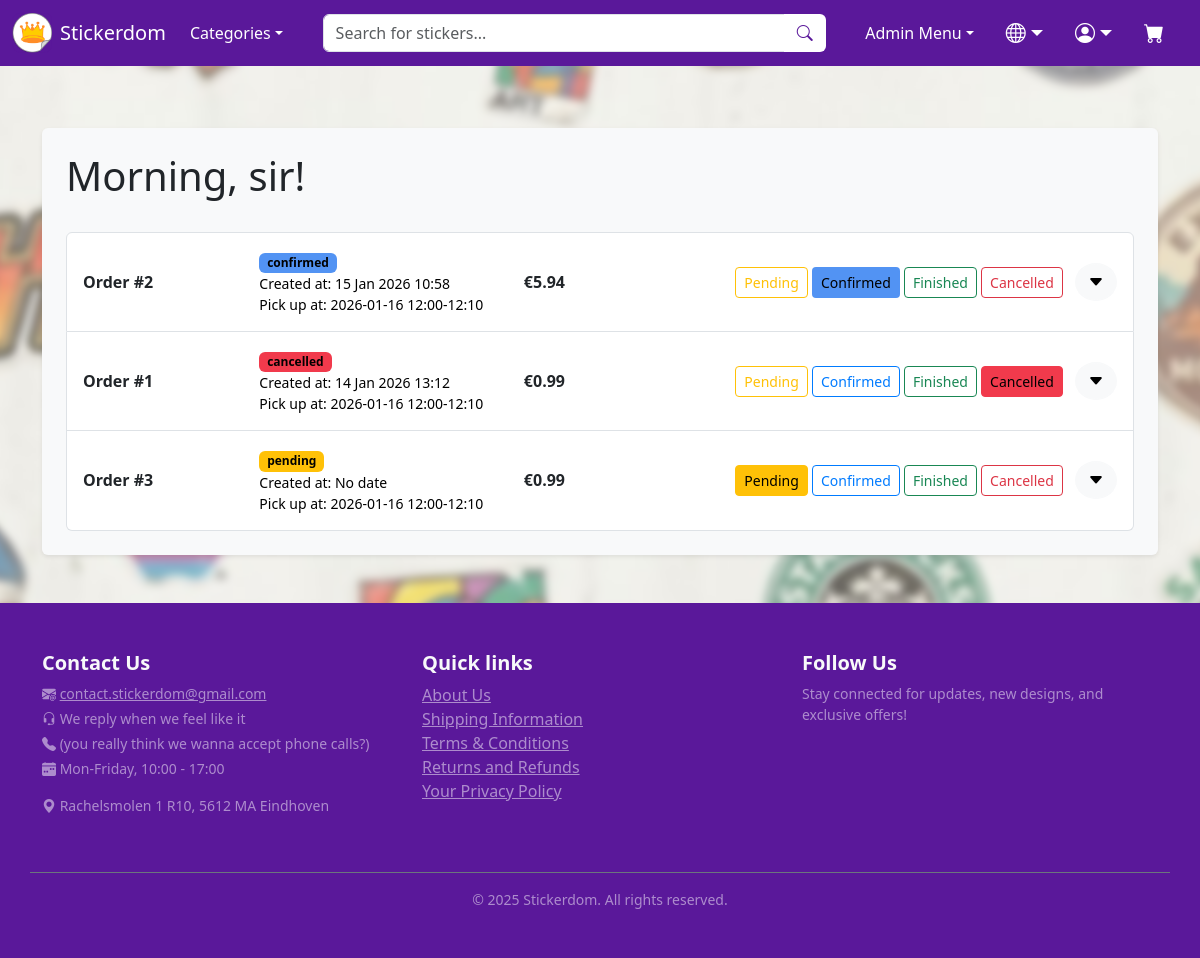
Screenshot of /admin_orders (signed in) with the database file from the repository.
### models.py (models this page shows)
class Order(db.Model):
    id = db.Column(db.Integer, primary_key=True)
    user_id = db.Column(db.Integer, db.ForeignKey('user.id'), nullable=False)
    created_at = db.Column(db.DateTime, nullable=True)
    total_price = db.Column(db.Numeric(10, 2), default=Decimal("0.00"), nullable=True)
    status = db.Column(db.String(255), nullable=True)
    order_items = db.relationship('OrderItem', backref='order', lazy=True)
    payment = db.relationship('Payment', backref='order', uselist=False)

class Payment(db.Model):
    __tablename__ = "payment"
    id = db.Column(db.Integer, primary_key=True)
    order_id = db.Column(db.Integer, db.ForeignKey('order.id'), nullable=False)
    payment_method = db.Column(db.String(100), nullable=False)
    full_name = db.Column(db.String(100), nullable=True)
    email = db.Column(db.String(255), nullable=True)
    date = db.Column(db.String(20), nullable=True)
    time = db.Column(db.String(20), nullable=True)
    created_at = db.Column(db.DateTime, nullable=True)

### admin.py (the view)
@admin.route('/admin_orders')
@admin_required
def admin_orders():
    orders = Order.query.filter(Order.status != "cart").order_by(Order.created_at.desc()).all()
    return render_template('admin_orders.html', orders=orders)

### app.py (called while the page is built)
def get_locale():
    if 'language' in session:
        return session['language']
    return 'en'

### utils.py (called while the page is built)
def admin_required(f):
    @wraps(f)
    def wrapper(*args, **kwargs):
        username = session.get('username')
        if not username:
            flash("Login is required", "error")
            return redirect(url_for('auth.login'))
        user = User.query.filter_by(username=username).first()
        if not user or not user.is_admin:
            flash("You are not allowed to access this page", "error")
            return redirect(url_for('shop.index'))
        return f(*args, **kwargs)
    return wrapper

### templates/admin_orders.html (shortened to what this page needs)
{% extends "base.html" %}
{% block content %}
<div class="container mt-5 p-4 bg-light shadow-sm rounded">
    <div class="d-flex justify-content-between align-items-center mb-4">
        <h1>Morning, sir!</h1>
    </div>
    {%if orders%}
    <section class="admin-orders-list">
    <ul class="list-group">
        {% for order in orders%}
        <li class="list-group-item p-3">
            <div class="row align-items-center">
                <div class="col-md-2 fw-bold">
                    Order #{{order.id}}
                </div>
                <div class="col-md-3">
                    <span class="badge text-dark
                        {% if order.status == 'finished' %}bg-success
            {% elif order.status == 'cancelled' %}bg-danger
            {% elif order.status == 'confirmed' %}bg-primary
            {% elif order.status == 'pending' %}bg-warning text-dark
            {% endif %}">
            {{order.status}}
                    </span>
                    <small class="text-muted d-block">
                        Created at:
                        {% if order.created_at %}
                            {{ order.created_at.strftime('%d %b %Y %H:%M') }}
                        {% else %}
                            {{ _('No date') }}
                        {% endif %}
                    </small>
                    <small class="text-muted d-block">
                        Pick up at:
                        {% if order.payment and order.payment.date and order.payment.time %}
                            {{ order.payment.date }} {{ order.payment.time }}
                        {% else %}
                            Not set
                        {% endif %}
                    </small>
                </div>
                <div class="col-md-2 fw-bold">
                    €{{ '%.2f'|format(order.total_price)}}
                </div>
                <div class="col-md-5 text-end">
                    {% set statuses = {
                        _('pending'): 'warning',
                        _('confirmed'): 'blue',
                        _('finished'): 'success',
                        _('cancelled'): 'danger'
                    } %}
                    {% for status, color in statuses.items() %}
                    <form method="POST"
                        action="{{ url_for('admin.update_order_status', order_id=order.id, new_status=status) }}"
                        class="d-inline">
                        <button
                            class="btn btn-sm
                                {% if order.status == status %}
                                    btn-{{ color }}
                                {% else %}
                                    btn-outline-{{ color }}
                                {% endif %}"
                            type="submit">
                            {{ status.capitalize() }}
                        </button>
                    </form>
                    {% endfor %}
                    <button class="btn btn-light rounded-circle ms-2"
                            type="button"
                            data-bs-toggle="collapse"
                            data-bs-target="#orderDetail{{ order.id }}"
                            aria-expanded="false">
                        <i class="bi bi-caret-down-fill"></i>
                </button>
                </div>
            </div>
        </li>
        {% endfor %}
        {% else %}
        <div class="text-center py-5">
            <i class="bi bi-inbox text-muted display-1"></i>
            <h4 class="mt-3">{{ _('No orders found') }}</h4>
            <p class="text-muted mt-2 fs-5">{{ _('There are currently no orders to display.') }}</p>
        </div>
        {% endif %}
    </ul>
    </div>
{% endblock %}

### static/styles.css (style rules this page uses)
html, body { height: 100%; scrollbar-width: none; }
body { position: relative; min-height: 100vh; overflow-x: hidden; }
body::before { content: ""; position: fixed; top: 0; left: 0; width: 100%; height: 100%; background-image: url('images/bg/bg.jpg'); background-size: cover; background-position: center; background-repeat: no-repeat; filter: blur(4px); z-index: -1; transform: scale(1.1); }
.text-muted { color: black !important; }
.btn-blue { background-color: #007bff; color: white; }
.btn-outline-blue { background-color: white; color: #007bff; border: 1px solid #007bff; }
.bg-primary, .btn-blue { color: black !important; background-color: rgb(82 147 243) !important; }
.bg-danger, .btn-danger, .btn-outline-danger-deny:hover, .btn-danger-deny:hover { color: black !important; background-color: rgb(241 58 76) !important; border-color: rgb(241 58 76) !important; }
.bg-warning { color: black !important; }
html { scroll-behavior: smooth; }

### rows the page displays
Order: id "2", status "confirmed", created_at "15 Jan 2026 10:58", payment "2026-01-16", payment.time "12:00-12:10", total_price "5.94", capitalize "Pending" "Confirmed" "Finished" "Cancelled"
Order: id "1", status "cancelled", created_at "14 Jan 2026 13:12", payment "2026-01-16", payment.time "12:00-12:10", total_price "0.99", capitalize "Pending" "Confirmed" "Finished" "Cancelled"
Order: id "3", status "pending", payment "2026-01-16", payment.time "12:00-12:10", total_price "0.99", capitalize "Pending" "Confirmed" "Finished" "Cancelled"
